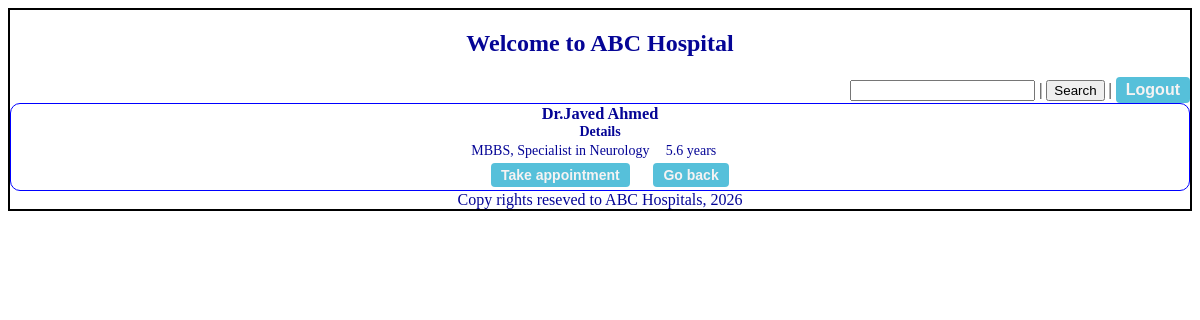
The page /dr_details/1 (signed in) on the database its author committed.
### models.py (models this page shows)
class Dr_Profile(db.Model):
    __tablename__='dr_profile'
    id=db.Column(db.Integer,primary_key=True)
    dr_id=db.Column(db.Integer,db.ForeignKey('user_credentials.id'),nullable=False) #linking child to parent
    full_name=db.Column(db.String,nullable=False)
    address=db.Column(db.String,nullable=False)
    spl=db.Column(db.String,nullable=False)
    exp=db.Column(db.Float,nullable=False)
    phno=db.Column(db.String,nullable=False)
    status=db.Column(db.Integer,nullable=False,default=0) #0-register, 1-approved, 2-deactivated

### controller.py (the view)
@app.route("/dr_details/<id>")
@login_required
def dr_details(id):
    dr_det=db.session.query(Dr_Profile.full_name,Dr_Profile.spl,Dr_Profile.exp,Dr_Profile.dr_id).filter(Dr_Profile.id==id).first()
    return render_template("dr_details.html",dr_details=dr_det)

### app.py (called while the page is built)
@login_manager.user_loader
def load_user(user_id):
    return User_Credentials.query.get(int(user_id))

### templates/dr_details.html
{% extends "base.html" %}
{% block content %}
<div class="dashboard-form">
        <form>
        <h3 class="center">{{dr_details.full_name}}</h3>
        <table class="center" name="Doctor">
            <caption><b>Details</b></caption>
            <tr><td>MBBS, Specialist in {{dr_details.spl}}</td><td>{{dr_details.exp}} years</td></tr>
            <tr><td><a href="/book_appointment/{{dr_details.dr_id}}" class='btn-link btn-info'>Take appointment</a></td><td><a href="/drs_by_spl/{{dr_details.spl}}" class='btn-link btn-info'>Go back</a></td></tr>
        </table>
        </form>
    </div>
{%endblock%}

### static/main.css (style rules this page uses)
.center { text-align: center; margin: auto; color: rgb(5,5,150) }
.dashboard-form { border: 1px solid blue; margin: auto; border-radius: 10px; font-size: 14px; }
.btn-link { display: inline-block; padding: 4px 10px; text-decoration: none; font-family: sans-serif; font-weight: bold; background-color: #007bff; color: #ffffff; border-radius: 4px; transition: background-color 0.2s ease; cursor: pointer; }
.btn-info { background-color: rgb(86, 192, 218); color: hsl(0, 14%, 96%); border-radius: 4px; }

### rows shown on the page
Dr_Profile: full_name "Dr.Javed Ahmed", spl "Neurology", exp "5.6"
